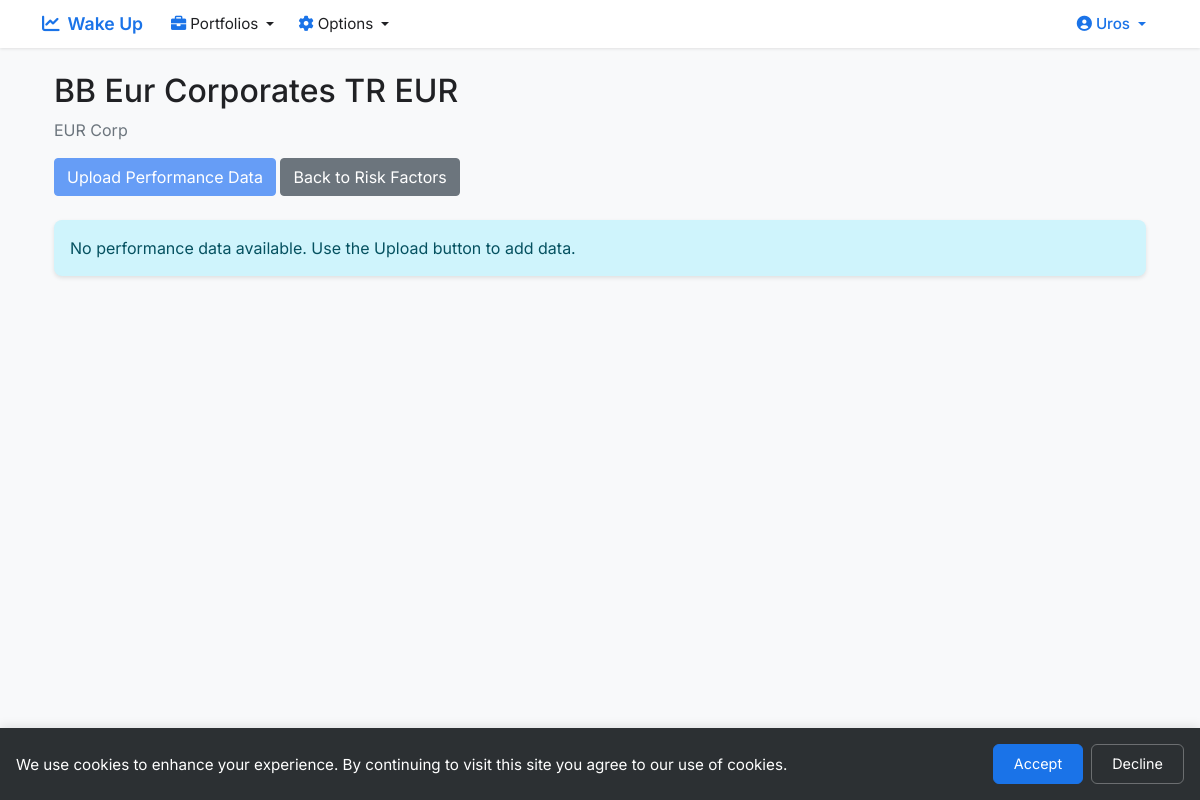
The app's page /risk_factor/2 (signed in) with its own data.
### app.py (models this page shows, shortened)
class User(UserMixin, db.Model):
    id = db.Column(db.Integer, primary_key=True)
    email = db.Column(db.String(120), unique=True, nullable=False)
    name = db.Column(db.String(80), nullable=False)
    password_hash = db.Column(db.String(128))
    user_type = db.Column(db.String(20), default='beginner')
    created_at = db.Column(db.DateTime, default=datetime.utcnow)
    birthday = db.Column(db.Date, nullable=True)
    portfolios = db.relationship('Portfolio', backref='user', lazy=True)
    benchmarks = db.relationship('Benchmark', back_populates='user', lazy=True)
    funds = db.relationship('Fund', back_populates='user', lazy=True)
    def is_admin(self):
        return self.user_type == 'admin'

class RiskFactor(db.Model):
    __tablename__ = 'risk_factor'
    id = db.Column(db.Integer, primary_key=True)
    name = db.Column(db.String(120), nullable=False, unique=True)
    description = db.Column(db.Text, nullable=True)
    asset_class = db.Column(db.String(20), nullable=False, default='Other')
    created_at = db.Column(db.DateTime, nullable=False, default=datetime.utcnow)
    data = db.relationship('RiskFactorData', backref='risk_factor', lazy=True)
    benchmarks = db.relationship('Benchmark', back_populates='risk_factor', lazy=True)

### app.py (the view)
@app.route('/risk_factor/<int:id>')
@login_required
def view_risk_factor(id):
    if not current_user.is_admin():
        flash('You do not have permission to access this page.', 'error')
        return redirect(url_for('home'))
    risk_factor = RiskFactor.query.get_or_404(id)
    data = RiskFactorData.query.filter_by(risk_factor_id=id).order_by(RiskFactorData.date.desc()).all()
    return render_template('view_risk_factor.html', risk_factor=risk_factor, data=data)

### app.py (called while the page is built)
@app.after_request
def add_security_headers(response):
    response.headers['X-Content-Type-Options'] = 'nosniff'
    response.headers['X-Frame-Options'] = 'SAMEORIGIN'
    response.headers['X-XSS-Protection'] = '1; mode=block'
    response.headers['Strict-Transport-Security'] = 'max-age=31536000; includeSubDomains'
    return response

@login_manager.user_loader
def load_user(user_id):
    return User.query.get(int(user_id))

def login_required(f):
    @wraps(f)
    def decorated_function(*args, **kwargs):
        if not current_user.is_authenticated:
            return redirect(url_for('login'))
        return f(*args, **kwargs)
    return decorated_function

### templates/view_risk_factor.html (shortened to what this page needs)
{% extends "base.html" %}
{% block content %}
<div class="container mt-4">
    <h2>{{ risk_factor.name }}</h2>
    {% if risk_factor.description %}
    <p class="text-muted">{{ risk_factor.description }}</p>
    {% endif %}
    <div class="mb-4">
        <a href="{{ url_for('upload_risk_factor_data', id=risk_factor.id) }}"
           class="btn btn-primary">Upload Performance Data</a>
        <a href="{{ url_for('get_risk_factors') }}"
           class="btn btn-secondary">Back to Risk Factors</a>
    </div>
    {% if data %}
    <div class="table-responsive">
        <table class="table table-striped">
            <thead>
                <tr>
                    <th>Date</th>
                    <th>Daily Return (%)</th>
                </tr>
            </thead>
            <tbody>
                {% for point in data %}
                <tr>
                    <td>{{ point.date.strftime('%Y-%m-%d') }}</td>
                    <td>{{ "%.2f"|format(point.daily_return) }}%</td>
                </tr>
                {% endfor %}
            </tbody>
        </table>
    </div>
    {% else %}
    <div class="alert alert-info">
        No performance data available. Use the Upload button to add data.
    </div>
    {% endif %}
</div>
{% endblock %}

### templates/base.html (shortened to what this page needs)
<!DOCTYPE html>
<html lang="en">
<head>
    <link href="https://cdn.jsdelivr.net/npm/bootstrap@5.1.3/dist/css/bootstrap.min.css" rel="stylesheet">
    <link href="https://cdnjs.cloudflare.com/ajax/libs/font-awesome/6.0.0/css/all.min.css" rel="stylesheet">
</head>
<body>
    <nav class="navbar navbar-expand-lg">
        <div class="container">
            <a class="navbar-brand" href="{{ url_for('home') }}">
                <i class="fas fa-chart-line me-2"></i>Wake Up
            </a>
            <div class="collapse navbar-collapse" id="navbarNav">
                <ul class="navbar-nav me-auto">
                    {% if current_user.is_authenticated %}
                    <li class="nav-item dropdown">
                        <a class="nav-link dropdown-toggle" href="#" id="portfoliosDropdown" role="button" data-bs-toggle="dropdown">
                            <i class="fas fa-briefcase me-1"></i>Portfolios
                        </a>
                    </li>
                    <li class="nav-item dropdown">
                        <a class="nav-link dropdown-toggle" href="#" id="optionsDropdown" role="button" data-bs-toggle="dropdown">
                            <i class="fas fa-cog me-1"></i>Options
                        </a>
                    </li>
                    {% endif %}
                </ul>
                <ul class="navbar-nav ms-auto">
                    {% if current_user.is_authenticated %}
                    <li class="nav-item dropdown">
                        <a class="nav-link dropdown-toggle profile-link" href="#" id="profileDropdown" role="button" data-bs-toggle="dropdown">
                            <i class="fas fa-user-circle me-1"></i>{{ current_user.name }}
                        </a>
                    </li>
                    {% endif %}
                </ul>
            </div>
        </div>
    </nav>
    <div class="container mt-4">
        {% block content %}{% endblock %}
    </div>
    <div id="cookieConsent" class="cookie-consent" style="display: none;">
        <div class="cookie-content">
            <p>We use cookies to enhance your experience. By continuing to visit this site you agree to our use of cookies.</p>
            <div class="cookie-buttons">
                <button onclick="acceptCookies()" class="btn btn-primary">Accept</button>
                <button onclick="declineCookies()" class="btn btn-secondary">Decline</button>
            </div>
        </div>
    </div>
</body>
</html>

### templates/base.html (style rules this page uses)
:root { --primary-color: #1a73e8; --secondary-color: #4285f4; --accent-color: #669df6; --text-color: #202124; --light-bg: #f8f9fa; --border-color: #e8eaed; --white: #ffffff; --icon-color: #1a73e8; }
body { font-family: 'Inter', sans-serif; color: var(--text-color); background-color: var(--light-bg); }
.navbar { background: var(--white); padding: 0.5rem 0; box-shadow: 0 1px 3px rgba(0, 0, 0, 0.1); min-height: 48px; }
.navbar-brand { font-weight: 600; color: var(--primary-color) !important; font-size: 1.1rem; padding: 0.35rem 0; line-height: 1; }
.nav-link { color: var(--text-color) !important; font-size: 0.95rem; padding: 0.5rem 0.75rem !important; transition: color 0.2s ease; line-height: 1; }
.nav-link i { transition: transform 0.2s ease; color: var(--primary-color); }
.profile-link { color: var(--primary-color) !important; font-weight: 500; }
.profile-link i { color: var(--primary-color); }
.btn-primary { background-color: var(--accent-color); border-color: var(--accent-color); }
.alert { border-radius: 8px; border: none; box-shadow: 0 2px 4px rgba(0, 0, 0, 0.1); }
.cookie-consent { position: fixed; bottom: 0; left: 0; right: 0; background: rgba(33, 37, 41, 0.95); color: white; padding: 1rem; z-index: 9999; box-shadow: 0 -2px 10px rgba(0, 0, 0, 0.1); backdrop-filter: blur(10px); -webkit-backdrop-filter: blur(10px); }
.cookie-content { max-width: 1200px; margin: 0 auto; display: flex; align-items: center; justify-content: space-between; gap: 1rem; }
.cookie-content p { margin: 0; font-size: 0.95rem; line-height: 1.4; }
.cookie-buttons { display: flex; gap: 0.5rem; flex-shrink: 0; }
.cookie-buttons .btn { padding: 0.5rem 1.25rem; font-size: 0.9rem; border-radius: 6px; transition: all 0.2s ease; }
.cookie-buttons .btn-primary { background-color: var(--primary-color); border-color: var(--primary-color); }
.cookie-buttons .btn-secondary { background-color: transparent; border: 1px solid rgba(255, 255, 255, 0.3); color: white; }

### records on screen
User: name "Uros"
RiskFactor: name "BB Eur Corporates TR EUR", description "EUR Corp"
